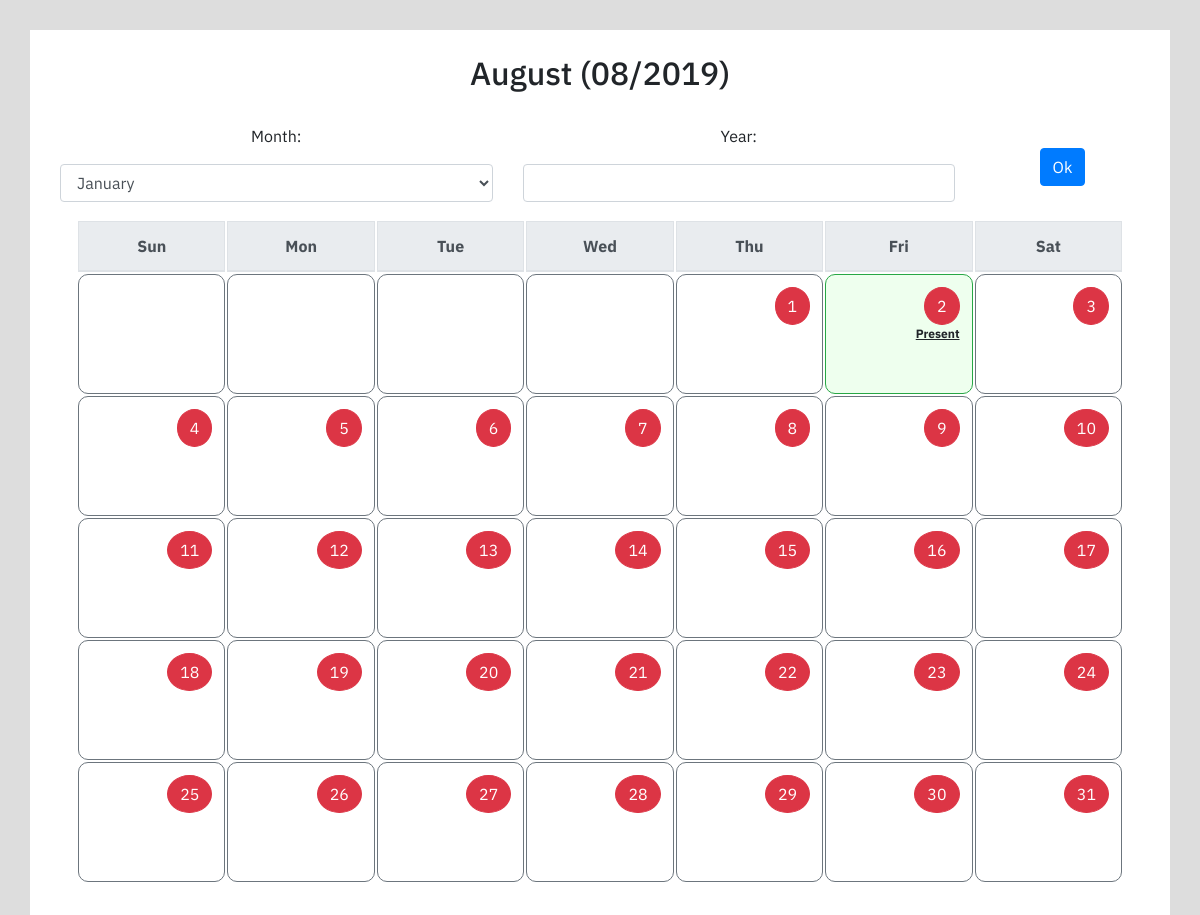
The app's page /, older data.
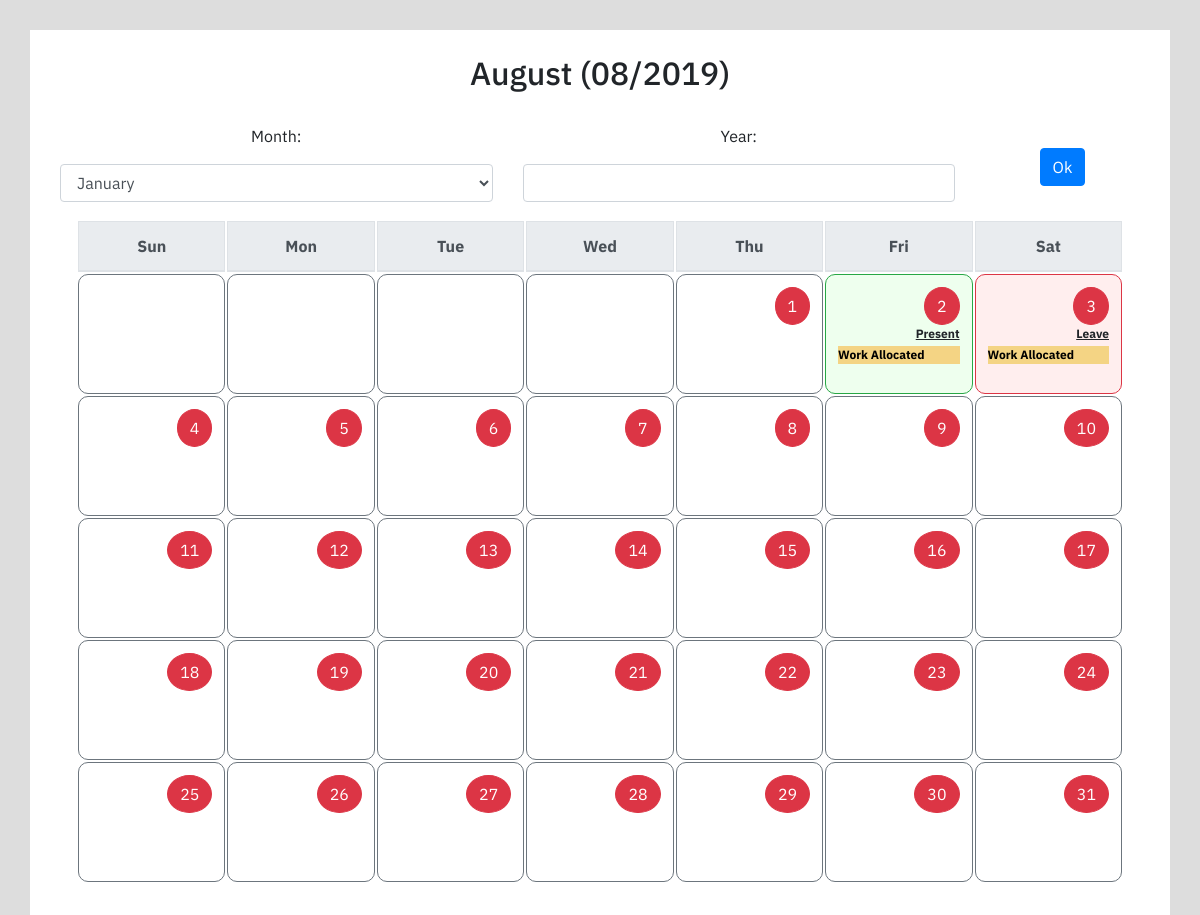
The same page, newer data.
### calendarapp/models.py (models this page shows, shortened)
class DateInstance(models.Model):
    status = models.CharField(max_length = 7, default='None')
    task1 = models.CharField(max_length = 17, default='None')
    task2 = models.CharField(max_length = 17, default='None')
    task3 = models.CharField(max_length = 17, default='None')
    date = models.DateField(default=datetime.now)

class Tasks(models.Model):
    date = models.DateField(default = datetime.now)
    task = models.CharField(max_length=100)

### calendarapp/views.py (the view, shortened to what this page needs)
# urls.py: url(r'^$', views.IndexView.as_view(), name="index"),
class IndexView(View):
    form_class = DateForm
    template_name = "calendarapp/index.html"
    def get(self,request):
        form = self.form_class(request.GET)
        if not request.GET.keys():
            currdate = datetime.now()
        else:
            month = request.GET["month"]
            year = request.GET["year"]
            currdate = datetime(int(year),int(month),10)
        currdate = isttime(currdate)
        month = currdate.month
        year = currdate.year
        blocks = DateInstance.objects.filter(date__month = month, date__year = year)
        tasks = Tasks.objects.filter(date__month = month, date__year = year)
        last_date = last_day_of_month(currdate.date())
        first_date = currdate.replace(day=1)
        date_array = generate_date_array(first_date,last_date)
        first_day = first_date.strftime("%A")
        date_array = date_array[1:]
        sat_date_array = generate_sat_date_array(date_array)
        block_date_array = list()
        for block in blocks:
            block_date_array.append(block.date)
        return render(request, self.template_name,{'form':form, 'blocks':blocks, 'currdate':currdate, "date_array":date_array, "sat_date_array":sat_date_array, "block_date_array":block_date_array ,"first_day":first_day, "first_date":first_date.date(), "tasks":tasks})

### calendarapp/forms.py
class DateForm(forms.Form):
    Options = (('1', 'January'),('2', 'February'),('3', 'March'),('4', 'April'),('5', 'May'),('6', 'June'),('7', 'July'),('8', 'August'),('9', 'September'),('10', 'October'),('11', 'November'),('12', 'December'))
    month = forms.ChoiceField(label='Month', widget=forms.Select, choices=Options)
    year = forms.IntegerField(max_value = 9999, min_value = 1901, initial = int(now.strftime("%Y")))
    class Meta:
        fields = ["month","year"]

### calendarapp/functions.py (called while the page is built)
def last_day_of_month(any_day):
    next_month = any_day.replace(day=28) + datetime.timedelta(days=4)
    return next_month - datetime.timedelta(days=next_month.day)

def generate_date_array(start,end):
    date_array = list()
    step = datetime.timedelta(days=1)
    while start.date()<=end:
        date_array.append(start.date())
        start += step
    return date_array

def generate_sat_date_array(date_array):
    sat_date_array = list()
    for date in date_array:
        d = datetime.datetime(date.year, date.month, date.day)
        if d.strftime("%A") == 'Saturday':
            sat_date_array.append(date)
    return sat_date_array

def isttime(date_utc):
    date_asia = date_utc.astimezone(timezone('Asia/Kolkata'))
    return date_asia

### calendarapp/templates/calendarapp/index.html (shortened to what this page needs)
{% load staticfiles %}
{% load widget_tweaks %}
<!DOCTYPE html>
<html lang="en" dir="ltr">
  <head>
    <link rel="stylesheet" href="https://maxcdn.bootstrapcdn.com/bootstrap/4.0.0/css/bootstrap.min.css">
    <link rel="stylesheet" type="text/css" href="{% static 'calendarapp/css/masters.css' %}">
  </head>
  <body>
    <div class="container" id="top_div">
      <br>
      {% if currdate.month < 10 %}
        <h2 id="top_div_header">{{ currdate|date:'F' }} (0{{currdate.month}}/{{currdate.year}})</h2>
      {% else %}
        <h2 id="top_div_header">{{ currdate|date:'F' }} ({{currdate.month}}/{{currdate.year}})</h2>
      {% endif %}
      <br>
      <div class="container">
        <form id="dateform" action="" method="get" enctype="multipart/form-data">
          <div class="row">
            {% for field in form %}
            <div class="form-group col-sm-5">
              <label>{{ field.label_tag }}</label>
              {{ field|add_class:'form-control' }}
            </div>
            {% endfor %}
          <div class="form-group col-sm-2" >
            <br>
            <button type="submit" id="submitdate" class="btn btn-primary">Ok</button>
          </div>
        </div>
        </form>
      <div class="container">
      <table id="calendar" class="table table-borderless ">
        <thead class="thead-light">
          <tr>
            <th>Sun</th>
            <th>Mon</th>
            <th>Tue</th>
            <th>Wed</th>
            <th>Thu</th>
            <th>Fri</th>
            <th>Sat</th>
          </tr>
        </thead>
        <tbody>
          <tr>
            {% if first_day == 'Thursday' %}
            <td class="border border-secondary"></td>
            <td class="border border-secondary"></td>
            <td class="border border-secondary"></td>
            <td class="border border-secondary"></td>
            {% endif %}
            {% if first_date not in block_date_array %}
            <td class="border border-secondary">
              <button type="button" data-url="{% url 'update' %}" onclick="showValue({{ first_date|date:'d' }},this)" class="btn btn-danger rounded-circle date-btn" data-toggle="modal" data-target="#stModal">{{ first_date.day }}</button>
            </td>
            {% endif %}
            {% for date in date_array %}
            {% for block in blocks %}
              {% if block.date == date %}
                {% if block.status == 'Present' %}
                <td class="border border-success present-date">
                {% endif %}
                {% if block.status == 'Leave' %}
                <td class="border border-danger leave-date">
                {% endif %}
                  <button type="button" data-url="{% url 'update' %}" onclick="showValue({{ date|date:'d' }},this)" class="btn btn-danger rounded-circle date-btn" data-toggle="modal" data-target="#stModal" id="btn1">{{ date.day }}</button>
                  {% if block.status != 'None' %}
                  <p class="date-status"><ins><b>{{ block.status }}</b></ins></p>
                  {% endif %}
                  {% for tasker in tasks %}
                    {% if tasker.date == block.date %}
                      {% if tasker.task == "Work Allocated" %}
                        <p class="date-task work-task"><b>{{ tasker.task }}</b></p>
                      {% elif tasker.task == "Scheduled Call" %}
                        <p class="date-task call-task"><b>{{ tasker.task }}</b></p>
                      {% elif tasker.task == "Meeting Scheduled" %}
                        <p class="date-task meet-task"><b>{{ tasker.task }}</b></p>
                      {% else %}
                        <p class="date-task rand-task"><b>{{ tasker.task }}</b></p>
                      {% endif %}
                    {% endif %}
                  {% endfor %}
              </td>
              {% endif %}
            {% endfor %}
            {% if date not in block_date_array %}
            <td class="border border-secondary">
              <button type="button" data-url="{% url 'update' %}" onclick="showValue({{ date|date:'d' }},this)" class="btn btn-danger rounded-circle date-btn" data-toggle="modal" data-target="#stModal">{{ date.day }}</button>
            </td>
            {% endif %}
              {% if date in sat_date_array %}
                </tr>
                <tr>
            {% endif %}
            {% endfor %}
          </tr>
        </tbody>
      </table>
      </div>
      <br>
    </div>
  </body>
</html>

### calendarapp/static/calendarapp/css/masters.css (style rules this page uses)
body { background-color: #DDDDDD; }
#top_div { margin-top: 2.5%; margin-bottom: 2.5%; background-color: #FFFFFF; font-family: 'IBM Plex Sans', sans-serif; text-align: center; }
#calendar { width: 100%; border: 1px solid white; border-collapse: separate; }
table, th,tr, td { border: 1px solid white; }
.border { border-radius: 10px; }
td { position: relative; width: 10vw; height: 10vw; text-align: right; font-size: 75%; }
.date-task { text-align: left; margin-bottom: 2%; color: black; }
.date-status { text-align: right; margin-bottom: 2%; }
.present-date { background-color: #eeffee; }
.leave-date { background-color: #ffeeee; }
.work-task { background-color: #F4D484; }

Row changes from the older to the newer data that the page shows:
added Tasks: task "Work Allocated", shown under DateInstance "Present"
added DateInstance: day "3", status "Leave"
added Tasks: task "Work Allocated", shown under "3"
Text that changed along with them:
list line gone: "3"
